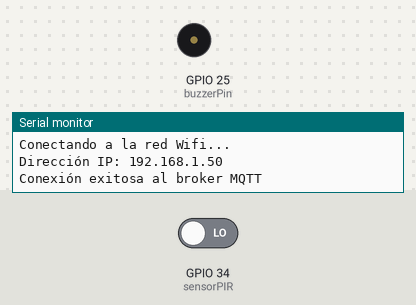
Bench run of a sketch on a simulated ESP32. Parts: buzzer (waves = sounding, pin HIGH), the last lines printed to the serial monitor. The inputs (shaded band) are chosen by the test bench; at power-on: GPIO 34 (sensorPIR) LOW. WiFi joins after 1.5 s; servers stay silent unless stated; no MQTT or app messages arrive unless stated.

Above: at 3.2 s.
3.3 s: GPIO 34 (sensorPIR) driven HIGH
At 4.4 s:
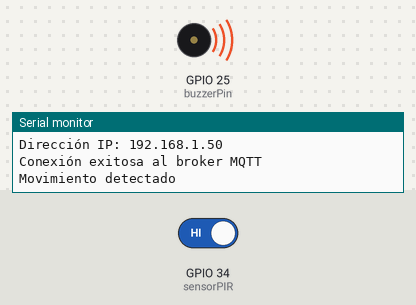
13.5 s: GPIO 34 (sensorPIR) driven LOW
At 13.8 s:
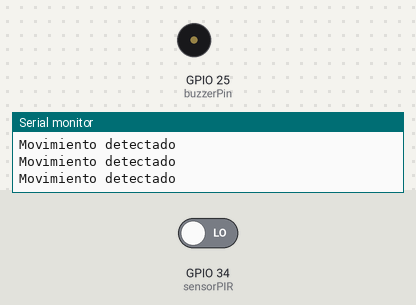
Timing chart, 0 to 16.5 s (numbered marks = the images above; inputs shaded):
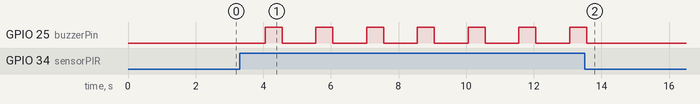

The sketch:

PIR_Buzzer.ino
```cpp
#include <WiFi.h>
#include <WiFiClientSecure.h>
#include <ArduinoJson.h>
#include <Wire.h>
#include <PubSubClient.h>

WiFiClient espClient;
PubSubClient client2(espClient);

const char* ssid = "Adrian";
const char* password = "123456ad";
const char* mqtt_server = "192.168.185.135";
const int mqtt_port = 1883;
const char* mqtt_client_id = "ESP32Client";

WiFiClientSecure client;

const int sensorPIR = 34; // Pin donde está conectada la entrada del sensor PIR
const int buzzerPin = 25; // Pin donde está conectado el buzzer
int PIR = 0;

void setup() {
  Serial.begin(9600);
  pinMode(sensorPIR, INPUT_PULLUP); // Sensor PIR configurado como entrada
  pinMode(buzzerPin, OUTPUT); // Buzzer configurado como salida
  WiFi.mode(WIFI_STA);
  WiFi.begin(ssid, password);
  while (WiFi.status() != WL_CONNECTED) {
    delay(1000);
    Serial.println("Conectando a la red Wifi...");
  }
  Serial.print("Dirección IP: ");
  Serial.println(WiFi.localIP());

  client2.setServer(mqtt_server, mqtt_port);
  client2.setCallback(callback);

  if (client2.connect(mqtt_client_id)) {
    Serial.println("Conexión exitosa al broker MQTT");
    client2.subscribe("topic_name"); // Suscribirse a un tema si es necesario
  } else {
    Serial.println("Fallo al conectar al broker MQTT");
  }
}

void callback(char* topic, byte* payload, unsigned int length) {
  payload[length]='\0';
  String val = String((char*)payload);
  Serial.println(val);
}

void loop() {
  if (!client2.connected()) {
    if (client2.connect(mqtt_client_id)) {
      Serial.println("Reconexión exitosa al broker MQTT");
      client2.subscribe("topic_name"); // Suscribirse a un tema si es necesario
    } else {
      Serial.println("Fallo al reconectar al broker MQTT");
    }
  }

  client2.loop();

  PIR = digitalRead(sensorPIR);
  if (PIR == HIGH) {
    Serial.println("Movimiento detectado");
    client2.publish("pir", "1");
    digitalWrite(buzzerPin, HIGH); // Activar el buzzer
    delay(500); // Esperar medio segundo
    digitalWrite(buzzerPin, LOW); // Desactivar el buzzer
  } else {
    client2.publish("pir", "0");
  }
  delay(1000);
}
```

Measured:
- after the input at 3.3 s, GPIO 25 (buzzerPin): alternates HIGH for 0.50 s and LOW for 1.0 s, starting after 0.76 s
- after the input at 13.5 s, GPIO 25 (buzzerPin): goes on until 13.6 s, then stays LOW
